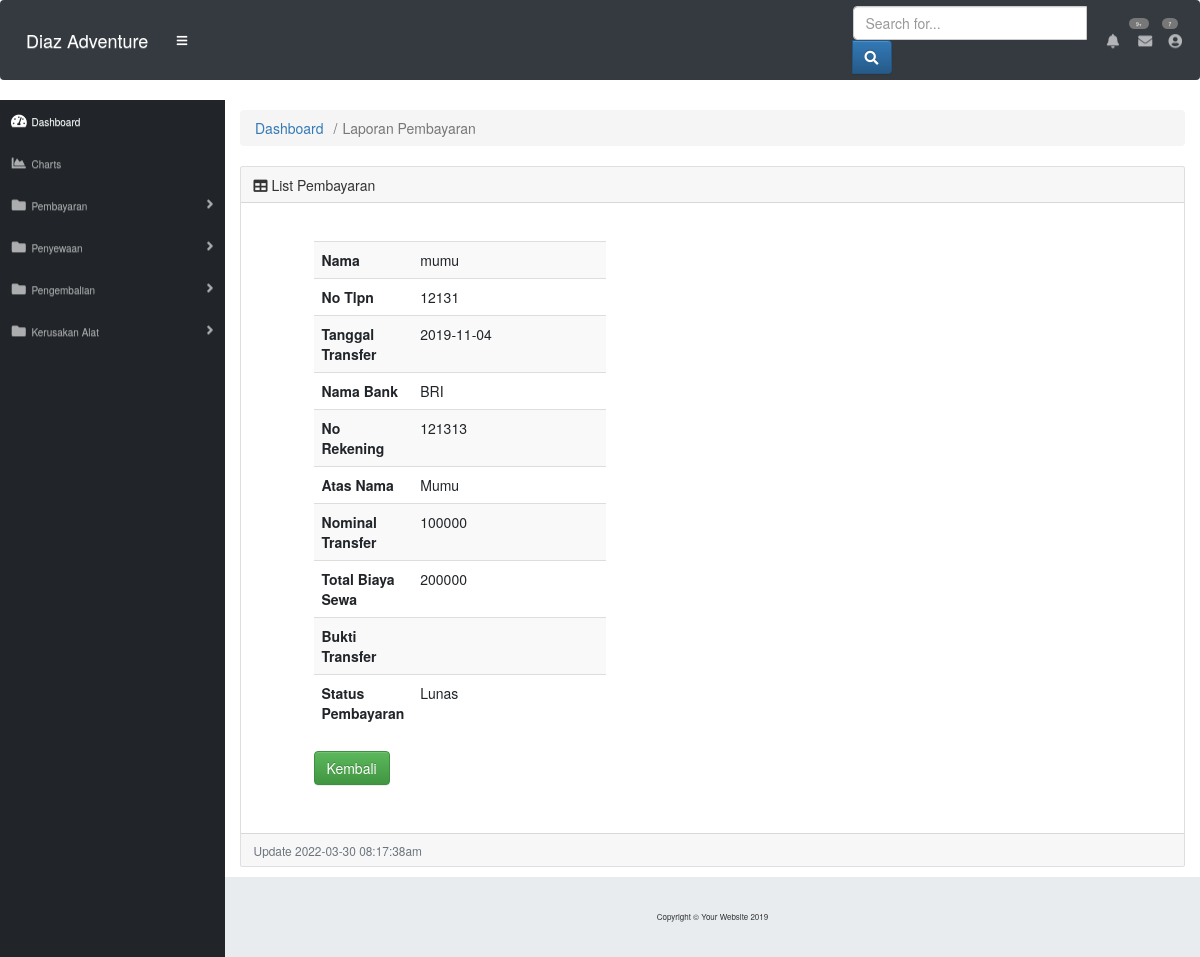
Page /pembayaran/lihat/1 on the committed database.
### tables this page shows
CREATE TABLE `pembayaran` (
  `id_pembayaran` int(11) NOT NULL,
  `nama` varchar(80) NOT NULL,
  `no_tlpn` int(80) NOT NULL,
  `tgl_transfer` date NOT NULL,
  `bank` varchar(80) NOT NULL,
  `no_rekening` int(80) DEFAULT NULL,
  `atas_nama` varchar(100) NOT NULL,
  `nominal_tf` int(80) NOT NULL,
  `biaya_sewa` int(80) NOT NULL,
  `bukti_tf` varchar(255) NOT NULL,
  `status` varchar(80) NOT NULL
);

### application/controllers/pembayaran.php (called while the page is built, shortened)
<?php
class pembayaran extends CI_Controller {
	 function __construct()
	{
		$this->load->model('m_pembayaran');
	}
	public function lihat($kode = 0){
		$this->load->model('m_pembayaran');
		$data_soal = $this->m_pembayaran->Ambil("where id_pembayaran = '$kode'")->result_array();
		$data = array(
			'id_pembayaran' => $data_soal[0]['id_pembayaran'],
			'nama' => $data_soal[0]['nama'],
			'no_tlpn' => $data_soal[0]['no_tlpn'],
			'tgl_transfer' => $data_soal[0]['tgl_transfer'],
			'bank' => $data_soal[0]['bank'],
			'no_rekening' => $data_soal[0]['no_rekening'],
			'atas_nama' => $data_soal[0]['atas_nama'],
			'nominal_tf' => $data_soal[0]['nominal_tf'],
			'biaya_sewa' => $data_soal[0]['biaya_sewa'],
			'bukti_tf' => $data_soal[0]['bukti_tf'],
			'status' => $data_soal[0]['status'],
		);
		$this->load->view('admin/v_lihat_pembayaran', $data);
	}
}

### index.php (called while the page is built, shortened)
<?php
require_once BASEPATH.'core/CodeIgniter.php';

### application/models/m_pembayaran.php (called while the page is built, shortened)
<?php
class M_pembayaran extends CI_Model {
	public function Ambil($where= "") {
      $data = $this->db->query('select * from pembayaran '.$where);
      return $data;
  }
}

### application/views/admin/v_lihat_pembayaran.php (the view, shortened to what this page needs)
<!DOCTYPE html>
<html lang="en">
<head>
  <link href="<?php echo base_url().'assets/sbadmin/vendor/fontawesome-free/css/all.min.css'?>" rel="stylesheet" type="text/css">
  <link href="<?php echo base_url().'assets/sbadmin/vendor/datatables/dataTables.bootstrap4.css'?>" rel="stylesheet" >
  <link href="<?php echo base_url().'assets/sbadmin/css/sb-admin.css'?>" rel="stylesheet">
	<link rel="stylesheet" href="https://maxcdn.bootstrapcdn.com/bootstrap/3.3.6/css/bootstrap.min.css">
	<link rel="stylesheet" href="https://maxcdn.bootstrapcdn.com/bootstrap/3.3.6/css/bootstrap-theme.min.css">
</head>
	<body id="page-top">
	<nav class="navbar navbar-expand navbar-dark bg-dark static-top">
    <a class="navbar-brand mr-1" href="index.html">Diaz Adventure</a>
    <button class="btn btn-link btn-sm text-white order-1 order-sm-0" id="sidebarToggle" href="#">
      <i class="fas fa-bars"></i>
    </button>
    <form class="d-none d-md-inline-block form-inline ml-auto mr-0 mr-md-3 my-2 my-md-0">
      <div class="input-group">
      <input type="text" class="form-control" placeholder="Search for..." aria-label="Search" aria-describedby="basic-addon2">
      <div class="input-group-append">
        <button class="btn btn-primary" type="button">
        <i class="fas fa-search"></i>
        </button>
        </div>
      </div>
    </form>
    <ul class="navbar-nav ml-auto ml-md-0">
      <li class="nav-item dropdown no-arrow mx-1">
        <a class="nav-link dropdown-toggle" href="#" id="alertsDropdown" role="button" data-toggle="dropdown" aria-haspopup="true" aria-expanded="false">
        <i class="fas fa-bell fa-fw"></i>
        <span class="badge badge-danger">9+</span>
        </a>
      </li>
      <li class="nav-item dropdown no-arrow mx-1">
        <a class="nav-link dropdown-toggle" href="#" id="messagesDropdown" role="button" data-toggle="dropdown" aria-haspopup="true" aria-expanded="false">
          <i class="fas fa-envelope fa-fw"></i>
          <span class="badge badge-danger">7</span>
        </a>
      </li>
      <li class="nav-item dropdown no-arrow">
        <a class="nav-link dropdown-toggle" href="#" id="userDropdown" role="button" data-toggle="dropdown" aria-haspopup="true" aria-expanded="false">
          <i class="fas fa-user-circle fa-fw"></i>
        </a>
      </li>
    </ul>
</nav>
	<div id="wrapper">
	<ul class="sidebar navbar-nav">
      <li class="nav-item active">
        <a class="nav-link" href="<?php echo site_url('Dasboard/admin') ?>">
          <i class="fas fa-fw fa-tachometer-alt"></i>
          <span>Dashboard</span>
        </a>
      </li>
	  <li class="nav-item">
        <a class="nav-link" href="#">
          <i class="fas fa-fw fa-chart-area"></i>
          <span>Charts</span></a>
      </li>
      <li class="nav-item dropdown">
        <a class="nav-link dropdown-toggle" href="#" id="pagesDropdown" role="button" data-toggle="dropdown" aria-haspopup="true" aria-expanded="false">
          <i class="fas fa-fw fa-folder"></i>
          <span>Pembayaran</span>
        </a>
      </li>
      <li class="nav-item dropdown">
        <a class="nav-link dropdown-toggle" href="#" id="pagesDropdown" role="button" data-toggle="dropdown" aria-haspopup="true" aria-expanded="false">
          <i class="fas fa-fw fa-folder"></i>
          <span>Penyewaan</span>
        </a>
      </li>
		<li class="nav-item dropdown">
        <a class="nav-link dropdown-toggle" href="#" id="pagesDropdown" role="button" data-toggle="dropdown" aria-haspopup="true" aria-expanded="false">
          <i class="fas fa-fw fa-folder"></i>
          <span>Pengembalian</span>
        </a>
		</li>
		<li class="nav-item dropdown">
			<a class="nav-link dropdown-toggle" href="#" id="pagesDropdown" role="button" data-toggle="dropdown" aria-haspopup="true" aria-expanded="false">
			  <i class="fas fa-fw fa-folder"></i>
			  <span>Kerusakan Alat</span>
			</a>
    </ul>
		     <div id="content-wrapper">
    <div class="container-fluid">
        <ol class="breadcrumb">
          <li class="breadcrumb-item">
            <a href="#">Dashboard</a>
          </li>
          <li class="breadcrumb-item active">Laporan Pembayaran</li>
        </ol>
           <div class="card mb-3">
          <div class="card-header">
            <i class="fas fa-table"></i>
            List Pembayaran</div>
          <div class="card-body">
            <div class="table-responsive">
             	 <div class="col-md-10">
		<div class="row">
		  		<div class="col-md-12">
		  			<div class="content-box-large">
		  			<div class="panel-body">
             <div class="col-md-6">
					<div class="content-box-large">
					<div class="panel-heading">
					<div class="table-responsive">
            <table class="table table-striped">
				<tr><th width='30%'>Nama</th><td><?php echo $nama; ?></td></tr>
                <tr><th width='30%'>No Tlpn</th><td><?php echo $no_tlpn; ?></td></tr>
                <tr><th width='30%'>Tanggal Transfer</th><td><?php echo $tgl_transfer; ?></td></tr>
                <tr><th width='30%'>Nama Bank</th><td><?php echo $bank; ?></td></tr>
                <tr><th width='30%'>No Rekening</th><td><?php echo $no_rekening; ?></td></tr>
                <tr><th width='30%'>Atas Nama</th><td><?php echo $atas_nama; ?></td></tr>
				<tr><th width='30%'>Nominal Transfer</th><td><?php echo $nominal_tf; ?></td></tr>
				<tr><th width='30%'>Total Biaya Sewa</th><td><?php echo $biaya_sewa; ?></td></tr>
				<tr><th width='30%'>Bukti Transfer</th><td><?php echo $bukti_tf; ?></td></tr>
				<tr><th width='30%'>Status Pembayaran</th><td><?php echo $status; ?></td></tr>
            </table>
					</div>
						<p><a class="btn btn-success" href="<?php echo base_url();?>pembayaran/index">Kembali</a></p>
                    </div>
                </div>
            </div>
               </div>
             </div>
          </div>
        </div>
      </div>
            </div>
          </div>
          <div class="card-footer small text-muted"><?php echo "Update " . date("Y-m-d h:i:sa") . "<br>";?></div>
        </div>
      </div>
      </div>
      <footer class="sticky-footer">
        <div class="container my-auto">
          <div class="copyright text-center my-auto">
            <span>Copyright © Your Website 2019</span>
          </div>
        </div>
      </footer>
    </div>
  </body>
</html>

### rows in the picture
pembayaran: nama "mumu", no_tlpn "12131", tgl_transfer "2019-11-04", bank "BRI", no_rekening "121313", atas_nama "Mumu", nominal_tf "100000", biaya_sewa "200000", status "Lunas"
